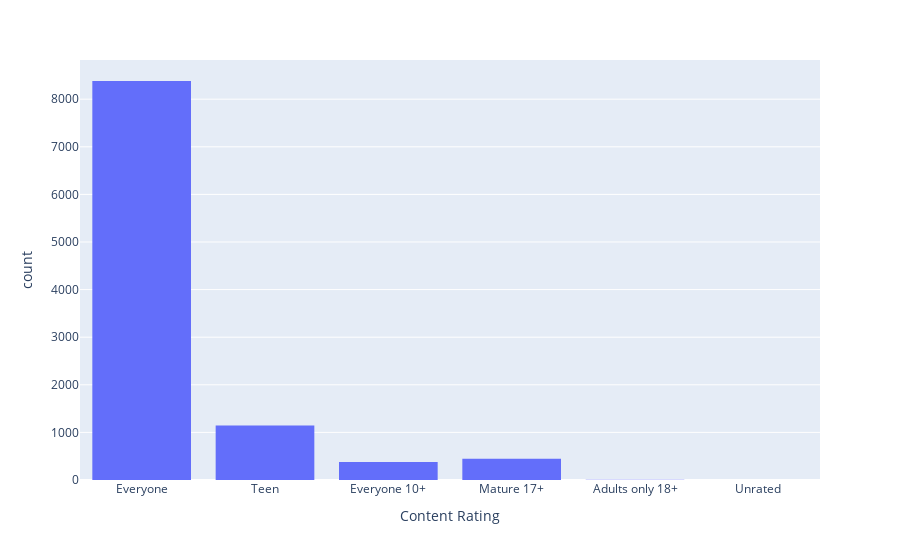

Write notebook code for a chart like this one.
### Code cell
px.histogram(df, x='Content Rating')

### Figure 1 — Plotly figure (JSON) as saved in the notebook; plotly's stock layout.template omitted (floating-point values rounded to 4 significant figures; data arrays with more than 128 entries replaced by an {"elided": "..."} marker saying what was removed)
{"data": [{"bingroup": "x", "hovertemplate": "Content Rating=%{x}<br>count=%{y}<extra></extra>", "legendgroup": "", "marker": {"color": "#636efa", "pattern": {"shape": ""}}, "name": "", "orientation": "v", "showlegend": false, "type": "histogram", "x": {"elided": "10357 str values"}, "xaxis": "x", "yaxis": "y"}], "layout": {"barmode": "relative", "legend": {"tracegroupgap": 0}, "margin": {"t": 60}, "xaxis": {"anchor": "y", "domain": [0, 1], "title": {"text": "Content Rating"}}, "yaxis": {"anchor": "x", "domain": [0, 1], "title": {"text": "count"}}}}
